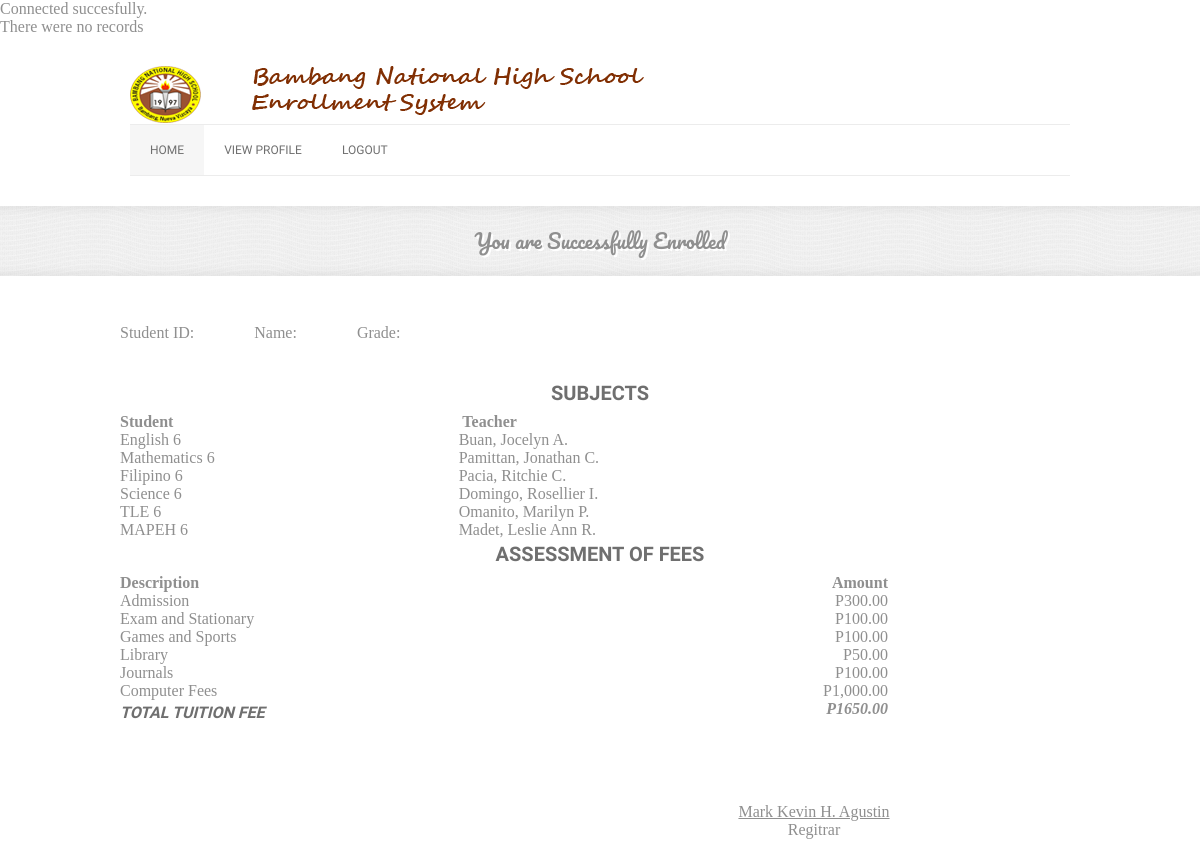
The app's page /web/grade12sub.php with its own data.
### tables this page shows
CREATE TABLE `tblsubjects` (
  `RecNo` bigint(10) NOT NULL AUTO_INCREMENT,
  `Level` varchar(100) DEFAULT NULL,
  `Subject` varchar(100) DEFAULT NULL,
  `Teacher` varchar(100) DEFAULT NULL,
  PRIMARY KEY (`RecNo`)
);

### web/grade12sub.php (the view, shortened to what this page needs)
<?php
require_once 'viewing_fucntion.php';
?>
<!DOCTYPE html>
<head>
    <link rel="stylesheet" href="css/960_12_col.css" media="screen" />
    <link rel="stylesheet" href="css/reset.css" media="screen" />
    <link rel="stylesheet" href="css/style.css" media="screen" />
    <link rel="stylesheet" href="css/anythingslider.css">
    <link rel="stylesheet" title="activestyle" href="css/default-blue.css" media="screen" />
</head>
<body>
    <section id="header-wrapper">
        <header id="header" class="clearfix">
            <section id="logo">
                <a href="index.html">
                </a>
            </section>
            <section id="nav-container">
                  <nav id="nav">
                    <ul>
                        <li class="active"><a href="index.html">Home</a></li>
                                <li> <a href="viewing.php">View Profile</a></li>
                                <li> <a href="mainhome.html">Logout</a></li>
            </ul>
			</nav>
            </section>
        </header>
    </section>
        <section id="page-title">
            <center><h1>You are Successfully Enrolled</h1></center>
        </section>
    <section id="content-wrapper">
	<div class="container">
<br>
<form name="myform" action="oldstudents.php" method="get" onsubmit="return validateForm()">
<div class="form-group">
Student  ID: &nbsp;<font color="black"><?php echo $studentid ?></font>&nbsp;&nbsp;&nbsp;&nbsp;&nbsp;&nbsp;&nbsp;&nbsp;&nbsp;&nbsp;&nbsp;&nbsp;
Name:&nbsp;<font color="black"><?php echo $lastname?> <?php echo $firstname?> <?php echo $middlename?></font>&nbsp;&nbsp;&nbsp;&nbsp;&nbsp;&nbsp;&nbsp;&nbsp;&nbsp;&nbsp;&nbsp;&nbsp;
Grade: <font color="black"><?php echo $level?></font>
          </div>
    <section id="content-wrapper">
<div class="container">
		<br><br><center><h2><strong>SUBJECTS</strong></h2></center>
      <div class="row">
                <table class="table table-striped table-bordered">
                  <thead>
                    <tr>
                      <tr>  <td style="text-align:left"><b>Student</b></td>
					<td style="text-align:left"><b>&nbsp&nbsp;&nbsp&nbsp;&nbsp&nbsp;&nbsp&nbsp;&nbsp&nbsp;&nbsp&nbsp;
					&nbsp&nbsp;&nbsp&nbsp;&nbsp&nbsp;&nbsp&nbsp;&nbsp&nbsp;&nbsp&nbsp;&nbsp&nbsp;&nbsp&nbsp;&nbsp&nbsp;
					&nbsp&nbsp;&nbsp&nbsp;&nbsp&nbsp;&nbsp&nbsp;&nbsp&nbsp;&nbsp&nbsp;&nbsp&nbsp;&nbsp&nbsp;&nbsp&nbsp;
					&nbsp&nbsp;&nbsp&nbsp;&nbsp&nbsp;&nbsp&nbsp;&nbsp&nbsp;
					Teacher</b></td>
                    </tr>
                  <tbody>
                  <?php
                   $pdo = Database::connect();
                    $sql = "SELECT * FROM tblsubjects WHERE Level= 'Grade 12'";
                   foreach ($pdo->query($sql) as $row) {
                            echo '<tr>';
							echo '<td>'. $row['Subject'] . '</td>';
							echo '<td style="text-align:left">&nbsp&nbsp;&nbsp&nbsp;&nbsp&nbsp;&nbsp&nbsp;&nbsp&nbsp;&nbsp&nbsp;
							&nbsp&nbsp;&nbsp&nbsp;&nbsp&nbsp;&nbsp&nbsp;&nbsp&nbsp;&nbsp&nbsp;&nbsp&nbsp;&nbsp&nbsp;&nbsp&nbsp;
							&nbsp&nbsp;&nbsp&nbsp;&nbsp&nbsp;&nbsp&nbsp;&nbsp&nbsp;&nbsp&nbsp;&nbsp&nbsp;&nbsp&nbsp;&nbsp&nbsp;
							&nbsp&nbsp;&nbsp&nbsp;&nbsp&nbsp;&nbsp&nbsp;&nbsp&nbsp;'. $row['Teacher'] . '</td>';
							echo '</tr>';
                   }
                  ?>
                  </tbody>
            </table>
			<center><h2><strong>Assessment of Fees</strong></h2></center>
	<table style="width:80%">
	 <tr>
    <th style="text-align:left"><b>Description</b></th>
    <th style="text-align:right"><b>Amount</b></th>
  </tr>
	<tr>
    <td>Admission</td>
    <td style="text-align:right">P300.00</td>
  </tr>
  <tr>
    <td>Exam and Stationary</td>
    <td style="text-align:right">P100.00</td>
  </tr>
  <tr>
    <td>Games and Sports</td>
    <td style="text-align:right">P100.00</td>
  </tr>
  <tr>
    <td>Library</td>
    <td style="text-align:right">P50.00</td>
  </tr>
  <tr>
    <td>Journals</td>
    <td style="text-align:right">P100.00</td>
  </tr>
  <tr>
    <td>Computer Fees</td>
    <td style="text-align:right">P1,000.00</td>
    </tr>
 <tr>
    <td><h4><i>Total Tuition Fee</i></h4></td>
    <td style="text-align:right"><i><b>P1650.00</b></i></td>
  </tr>
</table>
        </div>
	<center>
		<br><br><br><br>
		<u>
			Mark Kevin H. Agustin<br>
		</u>
		&nbsp;&nbsp&nbsp;&nbsp&nbsp;&nbsp&nbsp;&nbsp&nbsp;&nbsp&nbsp;&nbsp&nbsp;&nbsp&nbsp;&nbsp&nbsp;&nbsp&nbsp;&nbsp&nbsp;&nbsp&nbsp;&nbsp
		&nbsp;&nbsp&nbsp;&nbsp&nbsp;&nbsp&nbsp;&nbsp&nbsp;&nbsp&nbsp;&nbsp&nbsp;&nbsp&nbsp;&nbsp&nbsp;&nbsp&nbsp;&nbsp&nbsp;&nbsp&nbsp;&nbsp
		&nbsp;&nbsp&nbsp;&nbsp&nbsp;&nbsp&nbsp;&nbsp&nbsp;&nbsp&nbsp;&nbsp&nbsp;&nbsp&nbsp;&nbsp&nbsp;&nbsp&nbsp;&nbsp&nbsp;&nbsp&nbsp;&nbsp
		&nbsp;&nbsp&nbsp;&nbsp&nbsp;&nbsp&nbsp;&nbsp&nbsp;&nbsp&nbsp;&nbsp&nbsp;&nbsp&nbsp;&nbsp&nbsp;&nbsp&nbsp;&nbsp&nbsp;&nbsp&nbsp;&nbsp
		&nbsp&nbsp;&nbsp&nbsp;&nbsp&nbsp;
			Regitrar
    </section>
<br>
<br>
<br>
<br>
</body>
</html>

### web/css/960_12_col.css (style rules this page uses)
.clearfix:before, .clearfix:after, .container_12:before, .container_12:after { content: '.'; display: block; overflow: hidden; visibility: hidden; font-size: 0; line-height: 0; width: 0; height: 0; }
.clearfix:after, .container_12:after { clear: both; }
.clearfix, .container_12 { zoom: 1; }

### web/css/style.css (style rules this page uses)
body { background: #fff; color: #8f8f8f; }
h1, h2, h3, h4, h5, h6 { color: #6f6f6f; text-transform: uppercase; margin-bottom: 5px; }
h1 { font: bold 22px 'Droid Sans', sans-serif; line-height: 32px; }
h2 { font: bold 20px 'Droid Sans', sans-serif; line-height: 30px; }
h4 { font: bold 16px 'Droid Sans', sans-serif; line-height: 26px; }
a { text-decoration: none; font: 12px 'Droid Sans', sans-serif; -webkit-transition: all 0.3s ease 0s; -moz-transition: all 0.3s ease 0s; -o-transition: all 0.3s ease 0s; -ms-transition: all 0.3s ease 0s; transition: all 0.3s ease 0s; }
#header-wrapper { width: 100%; }
#header { width: 940px; margin-top: 30px; margin-bottom: 30px; margin-right: auto; margin-left: auto; }
#logo { width: 247px; height: 28px; margin-bottom: 30px; margin-right: 30px; float: left; }
#nav-container { width: 940px; border-top: 1px solid #ececec; border-bottom: 1px solid #ececec; height: 50px; float: left; }
#nav { width: 705px; margin-right: 20px; float: left; list-style: none; height: 50px; }
#nav > ul { display: block !important; }
#nav li { float: left; list-style: none; position: relative; padding: 18px 20px; -webkit-transition: all 0.3s ease 0s; -moz-transition: all 0.3s ease 0s; -o-transition: all 0.3s ease 0s; -ms-transition: all 0.3s ease 0s; transition: all 0.3s ease 0s; }
#nav li a { text-decoration: none; float: none; display: block; color: #6f6f6f; text-transform: uppercase; font: 12px 'Droid Sans', sans-serif; }
#nav li.active { background: #f6f6f6; }
#page-title { width: 100%; background: url('../img/page-title.png') repeat-x; height: 70px; margin-bottom: 30px; float: left; }
#page-title h1 { text-transform: none; font: 20px 'Pacifico', cursive; text-align: center; margin: 0 auto; color: #8f8f8f; text-shadow: 2px 2px #fff; margin-top: 17px; }
#content-wrapper { margin: 0 auto; padding-bottom: 10px; width: 960px; overflow: hidden; }

### web/css/default-blue.css (style rules this page uses)
a { color: #61d5d1; }
#logo a { background: url('../img/blue-default/logo.png') no-repeat; height: 65px; width: 600px !important; display: block; text-indent: -9999px; }

### records on screen
tblsubjects: Subject "English 6", Teacher "Buan, Jocelyn A."
tblsubjects: Subject "Mathematics 6", Teacher "Pamittan, Jonathan C."
tblsubjects: Subject "Filipino 6", Teacher "Pacia, Ritchie C."
tblsubjects: Subject "Science 6", Teacher "Domingo, Rosellier I."
tblsubjects: Subject "TLE 6", Teacher "Omanito, Marilyn P."
tblsubjects: Subject "MAPEH 6", Teacher "Madet, Leslie Ann R."
